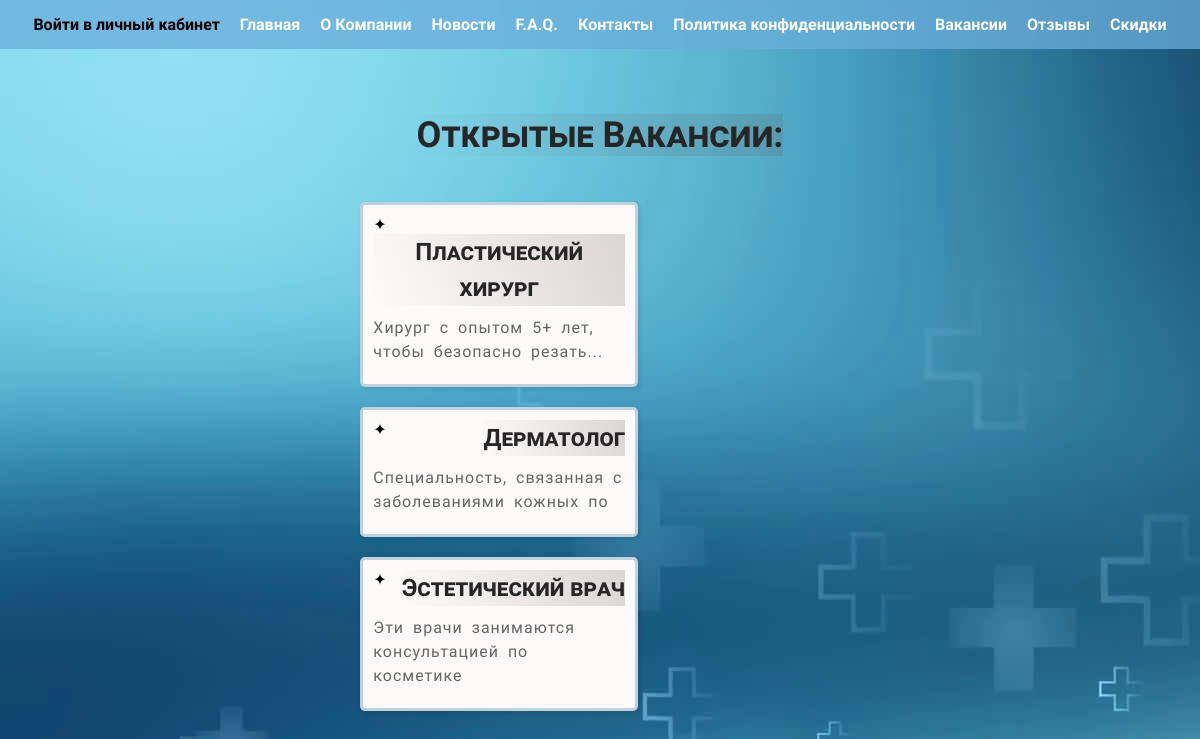
Before: /myapp/employees/ with the older database file.
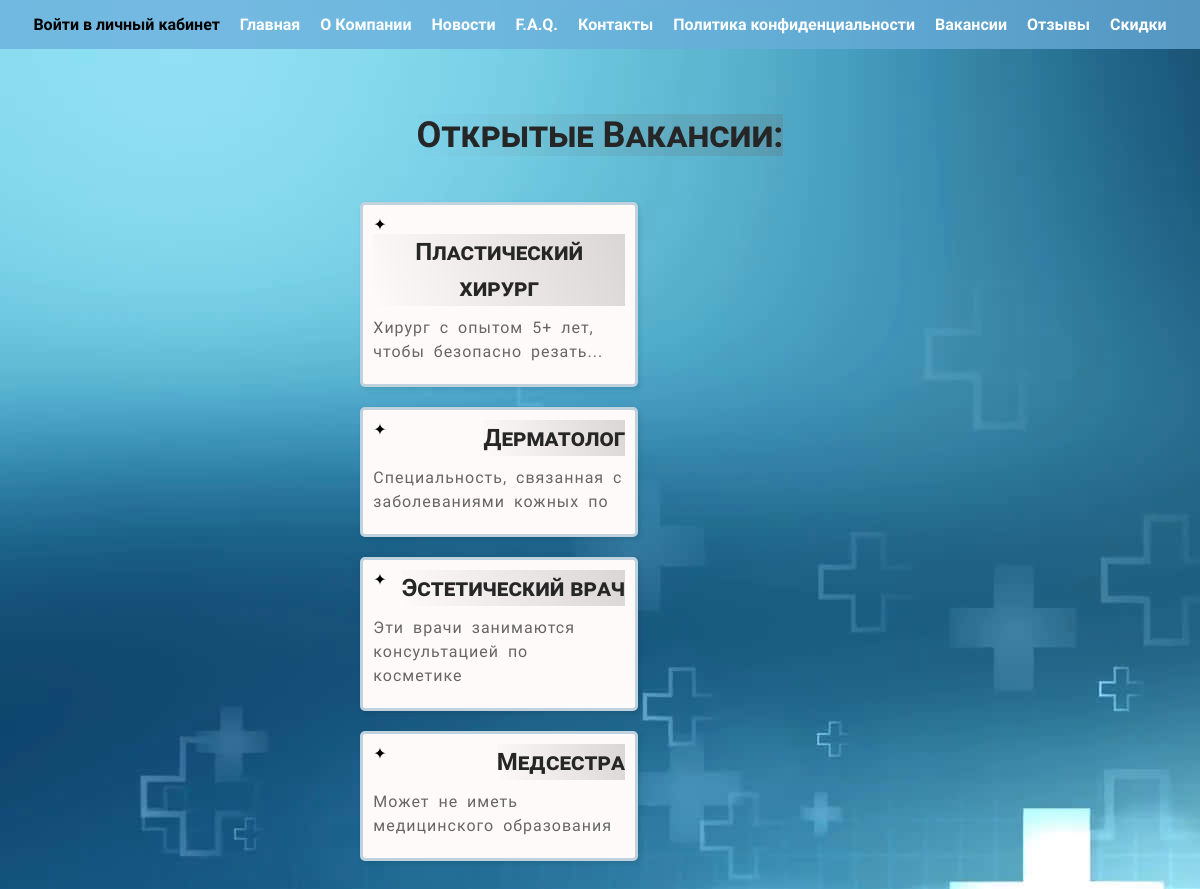
After: the same page with the newer database file.
### myapp/models.py (models this page shows)
class Employee(models.Model):
    name = models.CharField(max_length=30)
    description = models.CharField(max_length=50)

### myapp/views.py (the view)
# urls.py: path('employees/', views.employeepage),
def employeepage(request):
    employees = Employee.objects.all()
    data = {'employees': employees}
    return render(request, 'employees.html', data)

### myapp/templates/employees.html
{% extends 'base.html' %}
{% block content %}
<div class="vacancies">
    <h1>Открытые Вакансии:</h1>
    <ul>
        {% for employee in employees %}
        <li class="vacancy-item">
            <h2>{{employee.name}}</h2>
            <p>{{employee.description}}</p>
        </li>
        {% endfor %}
    </ul>
</div>
{% endblock %}

Changed rows visible on the page:
added Employee: name "Медсестра", description "Может не иметь медицинского образования"
